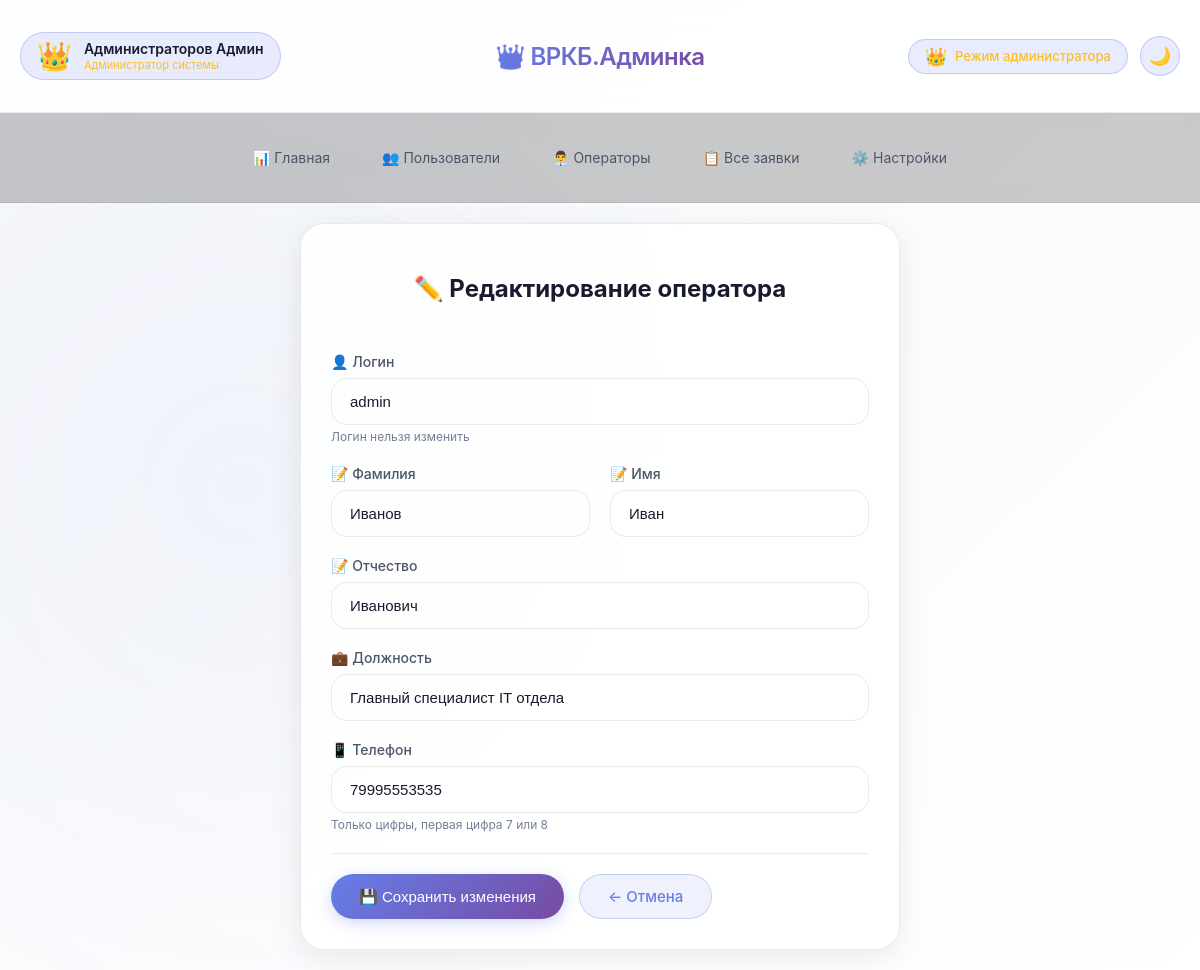
The app's page /admin/operator/edit/1 (signed in) with its own data.
### tables this page shows
CREATE TABLE operators (
        id INTEGER PRIMARY KEY AUTOINCREMENT,
        username TEXT NOT NULL UNIQUE,
        password TEXT NOT NULL,
        last_name TEXT,
        first_name TEXT,
        middle_name TEXT,
        post TEXT,
        phone TEXT
    );

### app.py (the view)
    def decorated_function(*args, **kwargs):
        if not session.get('admin_logged_in'):
            flash('Доступ только для администраторов', 'danger')
            return redirect(url_for('admin_login'))
        return f(*args, **kwargs)

### app.py (called while the page is built, shortened)
def get_db_connection():
    conn = sqlite3.connect('databases/database_helpdesk.db')
    conn.row_factory = sqlite3.Row
    return conn

def admin_required(f):
    def decorated_function(*args, **kwargs):
        if not session.get('admin_logged_in'):
            flash('Доступ только для администраторов', 'danger')
            return redirect(url_for('admin_login'))
        return f(*args, **kwargs)
    decorated_function.__name__ = f.__name__
    return decorated_function

@app.route('/admin/operator/edit/<int:operator_id>', methods=['GET', 'POST'])
@admin_required
def admin_operator_edit(operator_id):
    conn = get_db_connection()
    operator = conn.execute('SELECT * FROM operators WHERE id = ?', (operator_id,)).fetchone()
    conn.close()
    if not operator:
        flash('Оператор не найден', 'danger')
        return redirect(url_for('admin_operators'))
    return render_template('admins/admin_operator_edit.html', operator=operator)

@app.context_processor
def inject_user():
    user_info = {}
    return {'user': user_info}

### templates/admins/admin_operator_edit.html (shortened to what this page needs)
{% extends "admins/base_admin.html" %}
{% block content %}
<div class="card" style="max-width: 600px; margin: 0 auto;">
    <h2 style="text-align: center; margin-bottom: 30px;">✏️ Редактирование оператора</h2>
    <form method="POST">
        <div class="form-group">
            <label>👤 Логин</label>
            <input type="text" class="form-control" value="{{ operator.username }}" disabled readonly>
            <small class="text-muted">Логин нельзя изменить</small>
        </div>
        <div class="form-row">
            <div class="form-group">
                <label>📝 Фамилия</label>
                <input type="text" name="last_name" class="form-control" value="{{ operator.last_name or '' }}" required>
            </div>
            <div class="form-group">
                <label>📝 Имя</label>
                <input type="text" name="first_name" class="form-control" value="{{ operator.first_name or '' }}" required>
            </div>
        </div>
        <div class="form-group">
            <label>📝 Отчество</label>
            <input type="text" name="middle_name" class="form-control" value="{{ operator.middle_name or '' }}">
        </div>
        <div class="form-group">
            <label>💼 Должность</label>
            <input type="text" name="post" class="form-control" value="{{ operator.post or '' }}">
        </div>
        <div class="form-group">
            <label>📱 Телефон</label>
            <input type="tel" name="phone" class="form-control" value="{{ operator.phone or '' }}" placeholder="79012345678">
            <small class="text-muted">Только цифры, первая цифра 7 или 8</small>
        </div>
        <hr>
        <div class="action-buttons">
            <button type="submit" class="btn btn-primary">💾 Сохранить изменения</button>
            <a href="{{ url_for('admin_operators') }}" class="btn btn-outline">← Отмена</a>
        </div>
    </form>
</div>
{% endblock %}

### static/style.css (style rules this page uses)
:root { --bg-gradient-start: #f5f7fa; --bg-gradient-end: #ffffff; --glass-bg: rgba(255, 255, 255, 0.85); --glass-bg-dark: rgba(0, 0, 0, 0.75); --glass-border: rgba(0, 0, 0, 0.08); --glass-shadow: 0 8px 32px 0 rgba(0, 0, 0, 0.08); --shadow-sm: 0 2px 8px rgba(0, 0, 0, 0.04); --shadow-md: 0 4px 20px rgba(0, 0, 0, 0.06); --shadow-lg: 0 12px 32px rgba(0, 0, 0, 0.1); --shadow-glow: 0 0 20px rgba(102, 126, 234, 0.15); --text-primary: #1a1a2e; --text-secondary: #4a5568; --text-muted: #718096; --blur-amount: 12px; --border-radius: 24px; --accent-color: #667eea; --accent-hover: #5a67d8; }
* { margin: 0; padding: 0; box-sizing: border-box; }
body { font-family: -apple-system, 'Segoe UI', 'SF Pro Text', 'Helvetica Neue', sans-serif; background: linear-gradient(135deg, var(--bg-gradient-start), var(--bg-gradient-end)); min-height: 100vh; color: var(--text-primary); transition: all 0.3s ease; position: relative; }
body::before { content: ''; position: fixed; top: 0; left: 0; width: 100%; height: 100%; background: radial-gradient(circle at 20% 50%, rgba(102,126,234,0.05) 0%, transparent 50%); pointer-events: none; z-index: 0; }
.glass-card, .card { background: var(--glass-bg); backdrop-filter: blur(var(--blur-amount)); -webkit-backdrop-filter: blur(var(--blur-amount)); border-radius: var(--border-radius); border: 1px solid var(--glass-border); box-shadow: var(--glass-shadow); padding: 30px; margin-bottom: 20px; transition: all 0.4s cubic-bezier(0.4, 0, 0.2, 1); animation: fadeInUp 0.5s ease-out; }
.card h2 { padding: 20px; margin-bottom: 20px; }
.btn { padding: 12px 28px; border: none; border-radius: 40px; font-size: 15px; font-weight: 500; cursor: pointer; transition: all 0.3s cubic-bezier(0.4, 0, 0.2, 1); display: inline-block; text-decoration: none; text-align: center; }
.btn-primary { background: linear-gradient(135deg, var(--accent-color), #764ba2); color: white; box-shadow: 0 4px 15px rgba(102, 126, 234, 0.3); }
.btn-outline { background: rgba(102, 126, 234, 0.1); border: 1px solid rgba(102, 126, 234, 0.3); color: var(--accent-color); }
.form-group { margin-bottom: 20px; }
label { display: block; margin-bottom: 8px; font-weight: 500; color: var(--text-secondary); font-size: 14px; }
input, textarea, select { width: 100%; padding: 14px 18px; border: 1px solid var(--glass-border); border-radius: 16px; font-size: 15px; transition: all 0.3s ease; background: rgba(255, 255, 255, 0.08); color: var(--text-primary); }
.text-muted { color: var(--text-muted); font-size: 12px; }
hr { border: none; height: 1px; background: var(--glass-border); margin: 20px 0; }

### templates/admins/admin_operator_edit.html (style rules this page uses)
.form-row { display: grid; grid-template-columns: 1fr 1fr; gap: 20px; }
.action-buttons { display: flex; gap: 15px; margin-top: 20px; }

### records on screen
operators: username "admin", last_name "Иванов", first_name "Иван", middle_name "Иванович", post "Главный специалист IT отдела", phone "79995553535"

### other values on screen
{{ session.admin_full_name or session.admin_username or 'Администратор' }} "Администраторов Админ"
